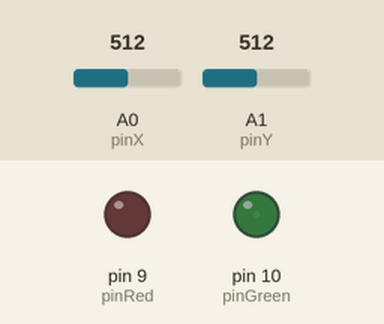
Bench run of a sketch on a simulated Arduino Uno, built with avr-gcc and run on an emulated ATmega328P. On the bench: output pins drawn as LEDs (lit = HIGH). The inputs (shaded band) are chosen by the test bench; at power-on: A0 (pinX) = 512, A1 (pinY) = 512.

Above: at 1.2 s.
1.3 s: A0 (pinX) set to 716
At 1.6 s:
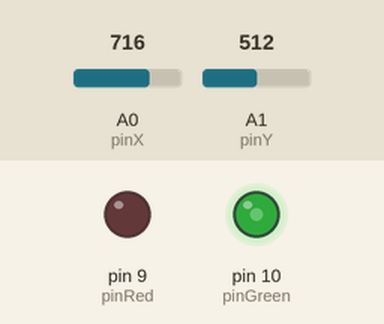
2.8 s: A1 (pinY) set to 716
At 4.0 s:
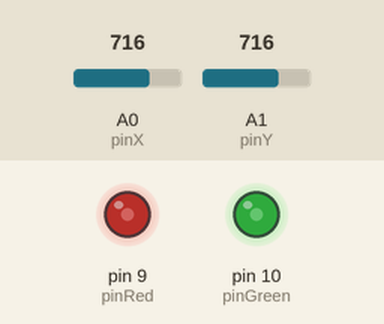
4.3 s: A0 (pinX) set to 900
At 5.1 s:
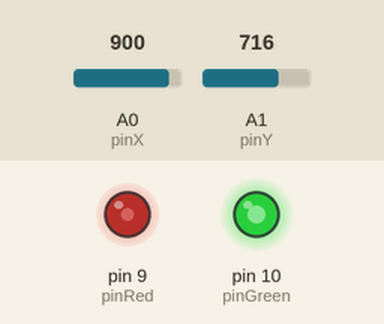
5.8 s: A1 (pinY) set to 900
At 6.3 s:
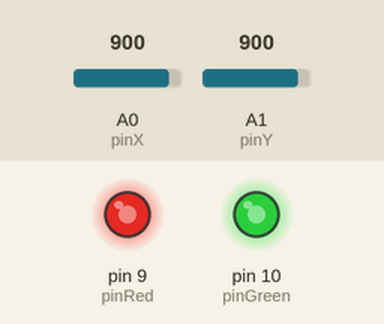
7.3 s: A0 (pinX) set to 511
At 8.5 s:
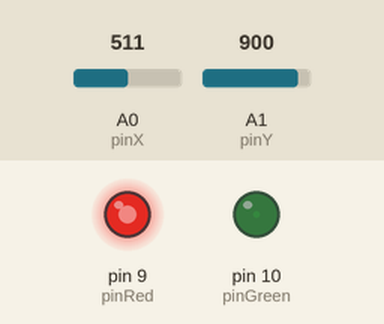
8.8 s: A1 (pinY) set to 716
At 9.7 s:
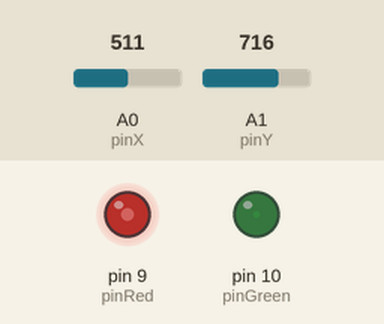
Timing chart, 0 to 11.3 s (numbered marks = the images above; inputs shaded):
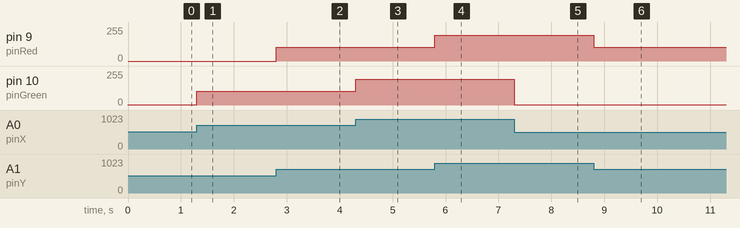

Measured:
- after the input at 1.3 s, pin 10 (pinGreen): 2/255 → 103/255 at once
- after the input at 2.8 s, pin 9 (pinRed): 0/255 → 102/255 at once
- after the input at 4.3 s, pin 10 (pinGreen): 103/255 → 194/255 at once
- after the input at 5.8 s, pin 9 (pinRed): 102/255 → 193/255 at once
- after the input at 7.3 s, pin 10 (pinGreen): 194/255 → 1/255 at once
- after the input at 8.8 s, pin 9 (pinRed): 193/255 → 102/255 at once

The sketch:

JoystickTest.ino
```cpp
const int pinRed = 9;
const int pinGreen = 10;
const int pinX = A0;
const int pinY = A1;
void setup()
{
  pinMode(pinRed,OUTPUT);
  pinMode(pinGreen,OUTPUT);
  pinMode(pinX, INPUT);
  pinMode(pinY, INPUT);
}

void loop()
{
  freeMode();
}

void freeMode()

{
  int x = analogRead(pinX);
  int y = analogRead(pinY);
  int red  =  map(y,510,1023,0,255);
  int green = map(x,507,1023,0,255);
  analogWrite(pinRed,red);
  analogWrite(pinGreen,green);
}
```
